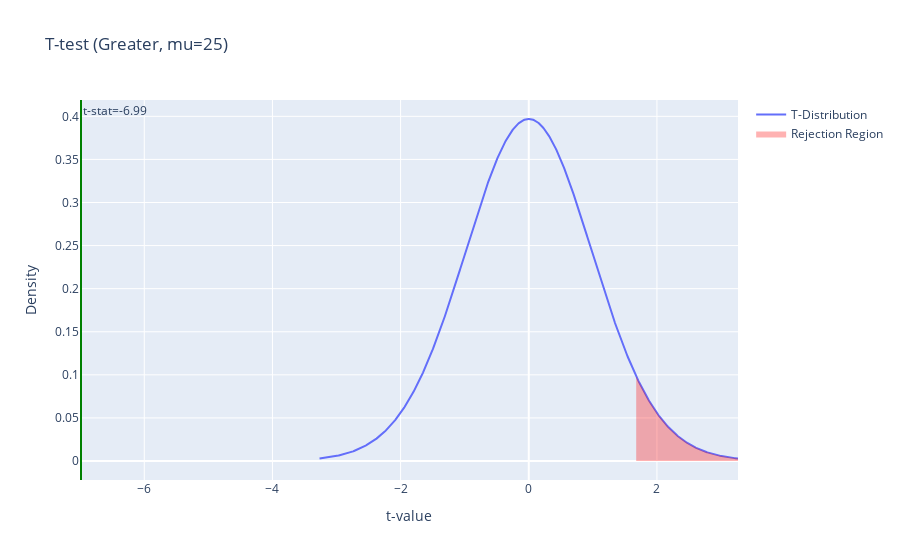

The code cell stored with this chart in its notebook:
### Code cell
# T-test (Greater, mu=25)
t_stat_g, p_val_g = stats.ttest_1samp(x, mu_0, alternative="greater")
print(f"T-test (Greater): t = {t_stat_g:.4f}, p-value = {p_val_g:.4f}")

# Visualization
fig = go.Figure()
fig.add_trace(go.Scatter(x=x_range, y=y_pdf, mode="lines", name="T-Distribution"))

# Critical Region (Greater, alpha=0.05)
crit_val_g = stats.t.ppf(1 - alpha, df)
x_crit = np.linspace(crit_val_g, max(x_range), 100)
y_crit = stats.t.pdf(x_crit, df)

fig.add_trace(
    go.Scatter(
        x=np.concatenate(([crit_val_g], x_crit, [max(x_range)])),
        y=np.concatenate(([0], y_crit, [0])),
        fill="toself",
        fillcolor="rgba(255,0,0,0.3)",
        line=dict(width=0),
        name="Rejection Region",
    )
)

# Test Statistic
fig.add_vline(x=t_stat_g, line_color="green", annotation_text=f"t-stat={t_stat_g:.2f}")

fig.update_layout(
    title=f"T-test (Greater, mu={mu_0})", xaxis_title="t-value", yaxis_title="Density"
)
fig.show()

### Figure 1 — Plotly figure (JSON) as saved in the notebook; plotly's stock layout.template omitted (floating-point values rounded to 4 significant figures; data arrays with more than 128 entries replaced by an {"elided": "..."} marker saying what was removed)
{"data": [{"mode": "lines", "name": "T-Distribution", "type": "scatter", "x": {"elided": "1000 float values"}, "y": {"elided": "1000 float values"}}, {"fill": "toself", "fillcolor": "rgba(255,0,0,0.3)", "line": {"width": 0}, "name": "Rejection Region", "type": "scatter", "x": [1.677, 1.677, 1.693, 1.709, 1.725, 1.741, 1.757, 1.773, 1.789, 1.805, 1.821, 1.837, 1.853, 1.869, 1.885, 1.901, 1.917, 1.933, 1.949, 1.965, 1.981, 1.997, 2.014, 2.03, 2.046, 2.062, 2.078, 2.094, 2.11, 2.126, 2.142, 2.158, 2.174, 2.19, 2.206, 2.222, 2.238, 2.254, 2.27, 2.286, 2.302, 2.318, 2.334, 2.35, 2.367, 2.383, 2.399, 2.415, 2.431, 2.447, 2.463, 2.479, 2.495, 2.511, 2.527, 2.543, 2.559, 2.575, 2.591, 2.607, 2.623, 2.639, 2.655, 2.671, 2.687, 2.703, 2.72, 2.736, 2.752, 2.768, 2.784, 2.8, 2.816, 2.832, 2.848, 2.864, 2.88, 2.896, 2.912, 2.928, 2.944, 2.96, 2.976, 2.992, 3.008, 3.024, 3.04, 3.056, 3.073, 3.089, 3.105, 3.121, 3.137, 3.153, 3.169, 3.185, 3.201, 3.217, 3.233, 3.249, 3.265, 3.265], "y": [0.0, 0.09842, 0.09589, 0.0934, 0.09096, 0.08856, 0.0862, 0.08389, 0.08162, 0.0794, 0.07722, 0.07509, 0.073, 0.07095, 0.06894, 0.06698, 0.06506, 0.06318, 0.06134, 0.05955, 0.05779, 0.05608, 0.0544, 0.05276, 0.05116, 0.04961, 0.04808, 0.0466, 0.04515, 0.04374, 0.04236, 0.04102, 0.03972, 0.03844, 0.0372, 0.036, 0.03482, 0.03368, 0.03257, 0.03149, 0.03044, 0.02942, 0.02843, 0.02746, 0.02653, 0.02562, 0.02474, 0.02388, 0.02305, 0.02224, 0.02146, 0.0207, 0.01997, 0.01925, 0.01856, 0.0179, 0.01725, 0.01662, 0.01601, 0.01543, 0.01486, 0.01431, 0.01377, 0.01326, 0.01276, 0.01228, 0.01181, 0.01137, 0.01093, 0.01051, 0.01011, 0.009716, 0.009339, 0.008975, 0.008624, 0.008285, 0.007958, 0.007643, 0.007339, 0.007046, 0.006764, 0.006492, 0.00623, 0.005978, 0.005735, 0.005501, 0.005276, 0.005059, 0.00485, 0.00465, 0.004456, 0.004271, 0.004092, 0.003921, 0.003756, 0.003597, 0.003445, 0.003298, 0.003158, 0.003023, 0.002893, 0.0]}], "layout": {"annotations": [{"showarrow": false, "text": "t-stat=-6.99", "x": -6.987, "xanchor": "left", "xref": "x", "y": 1, "yanchor": "top", "yref": "y domain"}], "shapes": [{"line": {"color": "green"}, "type": "line", "x0": -6.987, "x1": -6.987, "xref": "x", "y0": 0, "y1": 1, "yref": "y domain"}], "title": {"text": "T-test (Greater, mu=25)"}, "xaxis": {"title": {"text": "t-value"}}, "yaxis": {"title": {"text": "Density"}}}}
